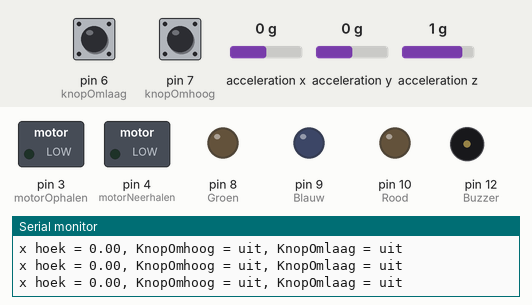
Simulated run of this sketch. Board: Arduino Uno, built with avr-gcc and run on an emulated ATmega328P. Shown: switched loads named in the sketch (green lamp = pin HIGH), output pins drawn as LEDs (lit = HIGH), buzzer (waves = sounding, pin HIGH), the last lines printed to the serial monitor. Wiring (inferred from the names in the program): MPU-6050 motion sensor at I2C address 0x68. The test bench sets the inputs (shaded band); at power-on: pin 6 (knopOmlaag) LOW, pin 7 (knopOmhoog) LOW, acceleration y 0 g, acceleration x 0 g, acceleration z 1 g.

Above: at 1.2 s.
1.3 s: pin 6 (knopOmlaag) pulled HIGH for 0.15 s
At 2.1 s:
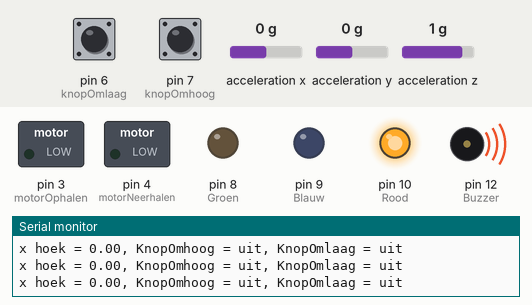
4.4 s: pin 7 (knopOmhoog) pulled HIGH for 0.15 s
At 7.3 s:
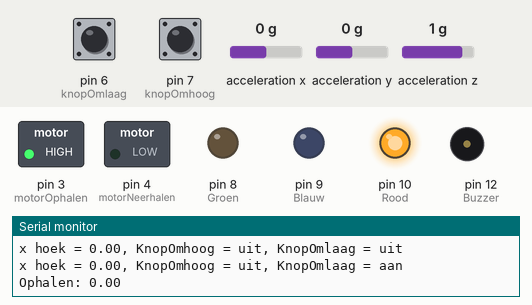
7.5 s: acceleration y set to 0.5 g
9.2 s: acceleration y set to 0.8 g
At 11.3 s:
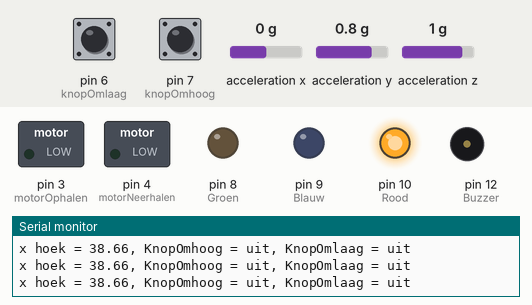
12.2 s: pin 6 (knopOmlaag) pulled HIGH for 1 s
At 14.3 s:
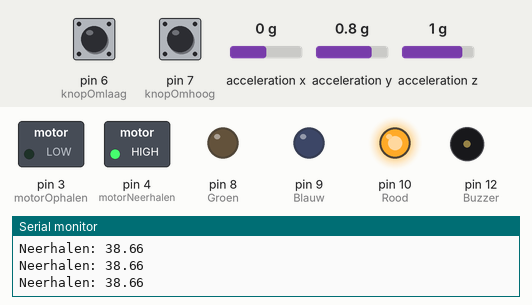
Timing chart, 0 to 15.7 s (numbered marks = the images above; inputs shaded):
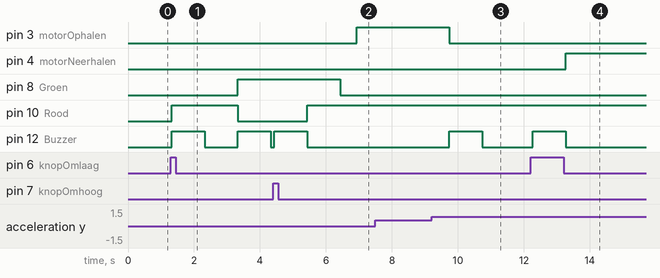

Measured:
- the behaviour switches between 0.6 and 0.7 g on acceleration y (found by bisection; images 2 and 3)
- after the input at 1.3 s, pin 8 (Groen): LOW → HIGH after 2.0 s; pin 10 (Rood): LOW → HIGH at once, → LOW 2.0 s later; pin 12 (Buzzer): alternates HIGH for 1.0 s and LOW for 1.0 s, starting at once
- after the input at 4.4 s, pin 3 (motorOphalen): LOW → HIGH after 2.5 s; pin 8 (Groen): HIGH → LOW after 2.0 s; pin 10 (Rood): LOW → HIGH after 1.0 s; pin 12 (Buzzer): LOW → HIGH at once, → LOW 1.0 s later
- after the input at 9.2 s, pin 3 (motorOphalen): HIGH → LOW after 0.54 s; pin 12 (Buzzer): LOW → HIGH after 0.54 s, → LOW 1.0 s later
- after the input at 12.2 s, pin 4 (motorNeerhalen): LOW → HIGH after 1.1 s; pin 12 (Buzzer): LOW → HIGH after 0.07 s, → LOW 1.0 s later

The sketch:

Programma_brug.ino
```cpp
#include <Wire.h>  // Importeert de Wire-bibliotheek voor I2C-communicatie

// Pinnen declareren
const int motorOphalen = 3; // Pin D3 voor motor omhoog
const int motorNeerhalen = 4; // Pin D4 voor motor omlaag
const int knopOmhoog = 7; // Pin D7 voor knop omhoog
const int knopOmlaag = 6; // Pin D6 voor knop omlaag
const int Buzzer = 12; // Pin D12 voor buzzer
const int Groen = 8; // Pin D8 voor groene LED
const int Blauw = 9; // Pin D9 voor blauwe LED
const int Rood = 10;  // Pin D10 voor rode LED

const int MPU6050_ADDR = 0x68; // I2C-adres van de MPU6050
const int ACCEL_XOUT_H = 0x3B; // Registeradres voor accelerometer X-uitgang

float acc_x, acc_y, acc_z;    // Variabelen voor accelerometerwaarden
float x_angle;  // Variabele voor berekende hoek
const float rad_to_deg = 180.0 / 3.14159265359;  // Omrekeningsfactor van radialen naar graden
const float marge = 3.0; // Marge voor hoeken instellen

void setup() {
  Serial.begin(9600);  // Start de seriële monitor met een baudrate van 9600
  Wire.begin(); // Start de I2C-communicatie

  Wire.beginTransmission(MPU6050_ADDR); // Start communicatie met MPU6050
  Wire.write(0x6B);  // Selecteer het PWR_MGMT_1 register
  Wire.write(0);  // Schakel de slaapmodus uit
  Wire.endTransmission(true); // Beëindig de transmissie

  // Stel de pinnen in als INPUT of OUTPUT
  pinMode(motorOphalen, OUTPUT);  // Stel motorOphalen in als output
  pinMode(motorNeerhalen, OUTPUT);  // Stel motorNeerhalen in als output
  pinMode(knopOmhoog, INPUT);   // Stel knopOmhoog in als input
  pinMode(knopOmlaag, INPUT);   // Stel knopOmlaag in als input
  pinMode(Buzzer, OUTPUT);  // Stel de Buzzer in als output
  pinMode(Groen, OUTPUT);  // Stel de groene LED in als output
  pinMode(Blauw, OUTPUT);  // Stel de blauwe LED in als output
  pinMode(Rood, OUTPUT);   // Stel de rode LED in als output
}

void setColor(int roodwaarde, int groenwaarde, int blauwwaarde) {  // Functie om verkeerslichtkleur in te stellen (3 kleuren kunnen elke kleur maken)
  analogWrite(Rood, roodwaarde);  // Stel de helderheid van de rode LED in
  analogWrite(Groen, groenwaarde);  // Stel de helderheid van de groene LED in
  analogWrite(Blauw, blauwwaarde);  // Stel de helderheid van de blauwe LED in
}

void loop() {
  bool omhoogStatus = digitalRead(knopOmhoog);  // Lees de status van knopOmhoog (true of false)
  bool omlaagStatus = digitalRead(knopOmlaag);  // Lees de status van knopOmlaag (true of false)

  readMPU6050();  // Lees de gegevens van de MPU6050-sensor
  calculateXAngle();  // Bereken de hoek op basis van de accelerometerwaarden

  if (omhoogStatus && !omlaagStatus) {  // Als knopOmhoog ingedrukt is en knopOmlaag niet ingedrukt is
    digitalWrite(Buzzer, HIGH);  // Zet de buzzer aan
    delay(1000);  // Wacht 1 seconde
    digitalWrite(Buzzer, LOW);  // Zet de buzzer uit
    setColor(255, 165, 0); // Stel de kleur van het verkeerslicht in op oranje
    delay(1000);  // Wacht 1 seconde
    setColor(255, 0, 0); // Stel de kleur van het verkeerslicht in op rood

    if (x_angle <= 0.0 + marge) {  // Als de hoek binnen de vooraf ingestelde hoek plus marge is
      while (x_angle <= 30.0 + marge) {  // Terwijl de hoek binnen 30 graden plus marge is
        delay(500);  // Wacht 0,5 seconde
        digitalWrite(motorOphalen, HIGH);  // Zet motor omhoog aan
        digitalWrite(motorNeerhalen, LOW);  // Zet motor omlaag uit

        readMPU6050();  // Lees de MPU6050-sensor
        calculateXAngle();  // Bereken de hoek

        Serial.print("Ophalen: ");  // Print "Ophalen: " naar de seriële monitor
        Serial.println(x_angle);  // Print de huidige hoek naar de seriële monitor

        delay(50);  // Wacht 0,05 seconden
      }
      digitalWrite(motorOphalen, LOW);  // Zet motor omhoog uit
    }
    setColor(255, 0, 0); // Stel de kleur van het verkeerslicht in op rood
    digitalWrite(Buzzer, HIGH);  // Zet de buzzer aan
    delay(1000);  // Wacht 1 seconde
    digitalWrite(Buzzer, LOW);  // Zet de buzzer uit

  } else if (omlaagStatus && !omhoogStatus) {  // Als knopOmlaag ingedrukt is en knopOmhoog niet is ingedrukt
    setColor(255, 0, 0); // Stel de kleur van het verkeerslicht in op rood
    digitalWrite(Buzzer, HIGH);  // Zet de buzzer aan
    delay(1000);  // Wacht 1 seconde
    digitalWrite(Buzzer, LOW);  // Zet de buzzer uit

    if (x_angle >= 30.0 - marge) {  // Als de hoek binnen 30 graden min een marge is
      while (x_angle >= 0.0 + marge) {  // Terwijl de hoek binnen 0 graden plus marge is
        digitalWrite(motorOphalen, LOW);  // Zet motor omhoog uit
        digitalWrite(motorNeerhalen, HIGH);  // Zet motor omlaag aan

        readMPU6050();  // Lees de MPU6050-sensor
        calculateXAngle();  // Bereken de hoek

        Serial.print("Neerhalen: ");  // Print "Neerhalen: " naar de seriële monitor
        Serial.println(x_angle);  // Print de huidige hoek naar de seriële monitor

        delay(50);  // Wacht 0,05 seconden
      }
      digitalWrite(motorNeerhalen, LOW);  // Zet motor omlaag uit
    }
    delay(1000);  // Wacht 1 seconde
    setColor(0, 255, 0); // Stel de kleur van het verkeerslicht in op groen
    digitalWrite(Buzzer, HIGH);  // Zet de buzzer aan
    delay(1000);  // Wacht 1 seconde
    digitalWrite(Buzzer, LOW);  // Zet de buzzer uit

  } else {
    digitalWrite(motorOphalen, LOW);  // Zet motor omhoog uit
    digitalWrite(motorNeerhalen, LOW);  // Zet motor omlaag uit
  }

  String omhoogStatusStr = omhoogStatus ? "aan" : "uit";  // Converteer omhoogStatus naar string
  String omlaagStatusStr = omlaagStatus ? "aan" : "uit";  // Converteer omlaagStatus naar string
  Serial.print("x hoek = ");  // Print "x hoek = " naar de seriële monitor
  Serial.print(x_angle);  // Print de huidige hoek naar de seriële monitor
  Serial.print(", KnopOmhoog = ");  // Print ", KnopOmhoog = " naar de seriële monitor
  Serial.print(omhoogStatusStr);  // Print de status van knopOmhoog naar de seriële monitor
  Serial.print(", KnopOmlaag = ");  // Print ", KnopOmlaag = " naar de seriële monitor
  Serial.println(omlaagStatusStr);  // Print de status van knopOmlaag naar de seriële monitor en sluit printlijn af (println)

  delay(100);  // Wacht 100 milliseconden
}

void readMPU6050() {
  Wire.beginTransmission(MPU6050_ADDR);  // Start communicatie met MPU6050
  Wire.write(ACCEL_XOUT_H);  // Vraag de accelerometer X-uitgang aan
  Wire.endTransmission(false);  // Beëindig de transmissie, maar houd de I2C-bus actief
  Wire.requestFrom(MPU6050_ADDR, 6, true);  // Vraag 6 bytes aan van de MPU6050

  acc_x = (Wire.read() << 8 | Wire.read()) / 16384.0;  // Lees en combineer de hoge en lage bytes van acc_x
  acc_y = (Wire.read() << 8 | Wire.read()) / 16384.0;  // Lees en combineer de hoge en lage bytes van acc_y
  acc_z = (Wire.read() << 8 | Wire.read()) / 16384.0;  // Lees en combineer de hoge en lage bytes van acc_z
}

void calculateXAngle() {
  x_angle = atan2(acc_y, sqrt(acc_x * acc_x + acc_z * acc_z)) * rad_to_deg;  // Bereken de hoek op basis van acc_y, acc_x en acc_z
}
```
